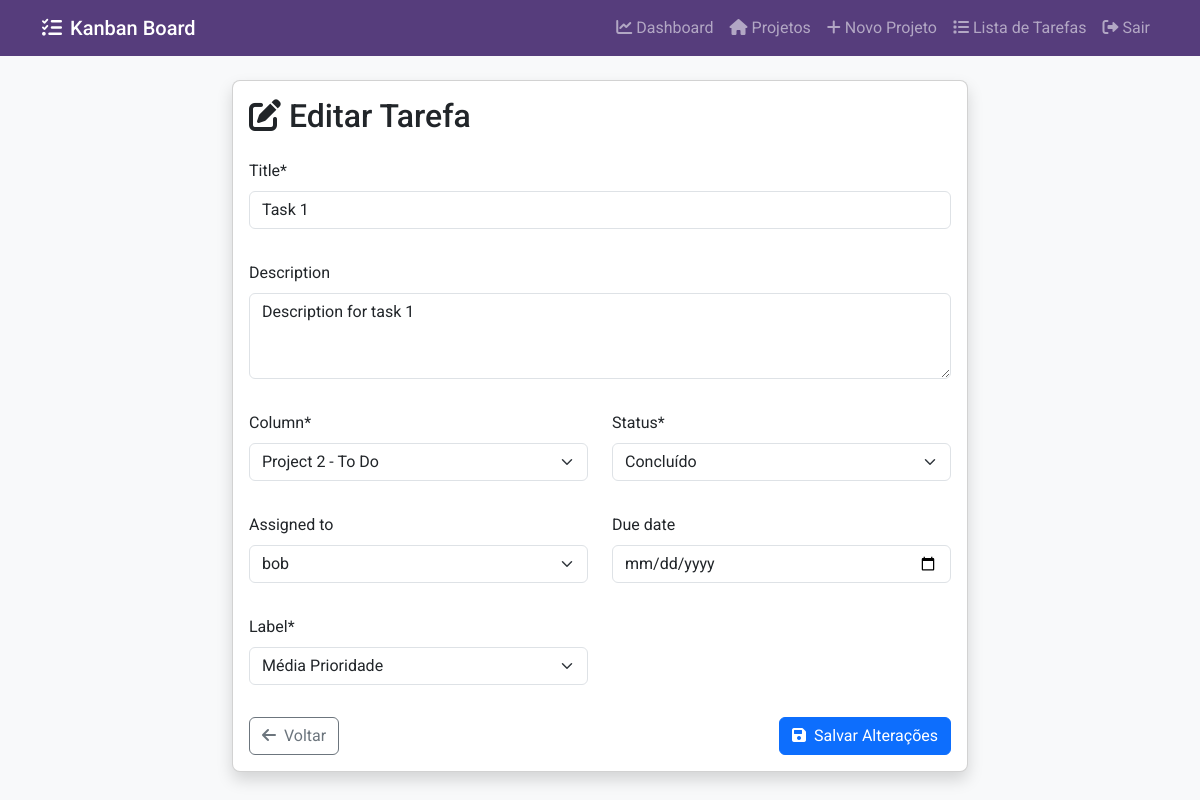
Page /task/2/edit/ (signed in) on the committed database.
### boards/models.py (models this page shows, shortened)
class Task(models.Model):
    LABEL_CHOICES = [
        ('low', 'Baixa Prioridade'),
        ('medium', 'Média Prioridade'),
        ('high', 'Alta Prioridade'),
    ]
    STATUS_CHOICES = [
        ('todo', 'A Fazer'),
        ('in_progress', 'Em Andamento'),
        ('done', 'Concluído'),
    ]
    title = models.CharField(max_length=200)
    description = models.TextField(blank=True)
    column = models.ForeignKey(Column, on_delete=models.CASCADE, related_name='tasks')
    created_by = models.ForeignKey(User, on_delete=models.CASCADE, related_name='created_tasks')
    assigned_to = models.ForeignKey(User, on_delete=models.SET_NULL, null=True, blank=True, related_name='assigned_tasks')
    due_date = models.DateField(null=True, blank=True)
    created_at = models.DateTimeField(auto_now_add=True)
    order = models.PositiveIntegerField(default=0)
    label = models.CharField(max_length=10, choices=LABEL_CHOICES, default='medium')
    status = models.CharField(max_length=20, choices=STATUS_CHOICES, default='todo')
    class Meta:
        ordering = ['order', 'created_at']

### boards/views.py (the view, shortened to what this page needs)
# urls.py: path('task/<int:pk>/edit/', views.TaskUpdateView.as_view(), name='task-edit'),
class TaskUpdateView(LoginRequiredMixin, UpdateView):
    model = Task
    form_class = TaskForm
    template_name = 'kanban/task_form.html'

### boards/forms.py
class TaskForm(forms.ModelForm):
    class Meta:
        model = Task
        fields = ['title', 'description', 'assigned_to', 'due_date', 'label', 'status', 'column']
        widgets = {
            'title': forms.TextInput(attrs={'class': 'form-control'}),
            'description': forms.Textarea(attrs={'rows': 3, 'class': 'form-control'}),
            'assigned_to': forms.Select(attrs={'class': 'form-select'}),
            'due_date': forms.DateInput(attrs={'type': 'date', 'class': 'form-control'}),
            'label': forms.Select(attrs={'class': 'form-select'}),
            'status': forms.Select(attrs={'class': 'form-select'}),
            'column': forms.Select(attrs={'class': 'form-select'}),
        }

### boards/models.py (called while the page is built)
    def __str__(self):
        return f"{self.project.title} - {self.title}"

### templates/kanban/task_form.html (shortened to what this page needs)
{% extends 'base.html' %}
{% load crispy_forms_tags %}
{% block content %}
<div class="row justify-content-center">
    <div class="col-md-8">
        <div class="card shadow">
            <div class="card-body">
                <h2 class="card-title mb-4">
                    {% if form.instance.pk %}
                        <i class="fas fa-edit me-2"></i>Editar Tarefa
                    {% else %}
                        <i class="fas fa-plus me-2"></i>Nova Tarefa
                    {% endif %}
                </h2>
                <form method="post" novalidate>
                    <div class="row">
                        <div class="col-12 mb-3">
                            {{ form.title|as_crispy_field }}
                        </div>
                        <div class="col-12 mb-3">
                            {{ form.description|as_crispy_field }}
                        </div>
                        <div class="col-md-6 mb-3">
                            {{ form.column|as_crispy_field }}
                        </div>
                        <div class="col-md-6 mb-3">
                            {{ form.status|as_crispy_field }}
                        </div>
                        <div class="col-md-6 mb-3">
                            {{ form.assigned_to|as_crispy_field }}
                        </div>
                        <div class="col-md-6 mb-3">
                            {{ form.due_date|as_crispy_field }}
                        </div>
                        <div class="col-md-6 mb-3">
                            {{ form.label|as_crispy_field }}
                        </div>
                    </div>
                    <div class="d-flex justify-content-between">
                        <a href="{% url 'task-list' %}" class="btn btn-outline-secondary">
                            <i class="fas fa-arrow-left me-2"></i>Voltar
                        </a>
                        <button type="submit" class="btn btn-primary">
                            {% if form.instance.pk %}
                                <i class="fas fa-save me-2"></i>Salvar Alterações
                            {% else %}
                                <i class="fas fa-plus me-2"></i>Criar Tarefa
                            {% endif %}
                        </button>
                    </div>
                </form>
            </div>
        </div>
    </div>
</div>
{% endblock %}

### templates/base.html (style rules this page uses)
body { font-family: 'Roboto', sans-serif; background-color: #f8f9fa; }
.card { border-radius: 8px; box-shadow: 0 2px 4px rgba(0,0,0,0.1); }

### rows in the picture
Task: title "Task 1", description "Description for task 1", column "Project 2 - To Do", status "Concluído", assigned_to "bob", label "Média Prioridade"
